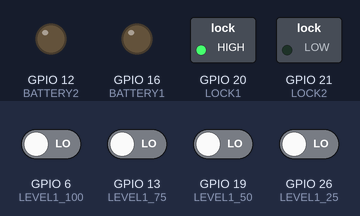
A program run on a simulated Raspberry Pi (BCM pin numbers). Shown: switched loads named in the program (green lamp = pin HIGH), output pins drawn as LEDs (lit = HIGH). The inputs (shaded band) are chosen by the test bench; at power-on: GPIO 6 (LEVEL1_100), GPIO 13 (LEVEL1_75), GPIO 19 (LEVEL1_50), GPIO 26 (LEVEL1_25) LOW. At 14.0 s the program stops and its outputs stay as they are.

Above: at 0.1 s.
At 2.1 s:
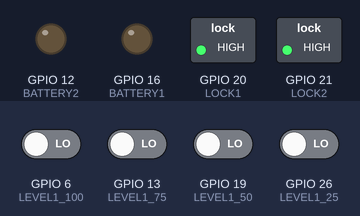
At 4.1 s:
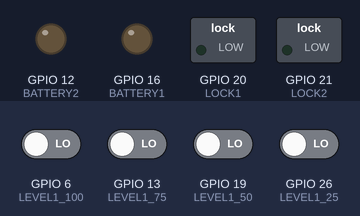
Timing chart, 0 to 5.6 s (numbered marks = the images above):
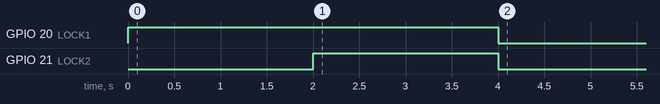

The program:

relay.py
```python
import RPi.GPIO as GPIO
import time

GPIO.setwarnings(False)
GPIO.setmode(GPIO.BCM)

LOCK1 = 20
LOCK2 = 21
BATTERY1 = 16
BATTERY2 = 12

LEVEL1_25 = 26
LEVEL1_50 = 19
LEVEL1_75 = 13
LEVEL1_100 = 6

GPIO.setup(BATTERY1, GPIO.OUT)
GPIO.setup(BATTERY2, GPIO.OUT)

GPIO.setup(LEVEL1_25, GPIO.IN)
GPIO.setup(LEVEL1_50, GPIO.IN)
GPIO.setup(LEVEL1_75, GPIO.IN)
GPIO.setup(LEVEL1_100, GPIO.IN)

GPIO.setup(LOCK1, GPIO.OUT)
GPIO.setup(LOCK2, GPIO.OUT)

GPIO.output(LOCK1, GPIO.HIGH)
time.sleep(2)
GPIO.output(LOCK2, GPIO.HIGH)
time.sleep(2)
GPIO.output(LOCK1, GPIO.LOW)

GPIO.output(LOCK2, GPIO.LOW)

#GPIO.cleanup()

GPIO.output(BATTERY2, GPIO.HIGH)
prev = 0
level = 0
if GPIO.input(LEVEL1_100):
    if prev != 100 or 100 < prev:
        print("100%")
        level = 100
    prev = 100
elif GPIO.input(LEVEL1_75):
    if prev != 75 or 75 < prev:
        print("75%")
        level = 75
    prev = 75
elif GPIO.input(LEVEL1_50):
    if prev != 50 or 50 < prev:
        print("50%")
        level = 50
    prev = 50
elif GPIO.input(LEVEL1_25):
    if prev != 25 or 25 < prev:
        print("25%")
        level = 25
    prev = 25
else:
    if prev != 0 or 0 < prev:
        print("0%")
        level = 0
    prev = 0
GPIO.output(BATTERY2, GPIO.LOW)
time.sleep(10)
```
